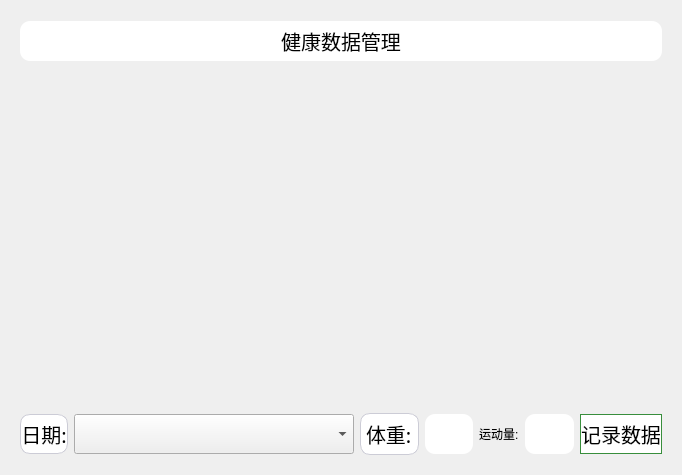
<?xml version="1.0" encoding="UTF-8"?>
<ui version="4.0">
 <class>FitWidget</class>
 <widget class="QWidget" name="FitWidget">
  <property name="geometry">
   <rect>
    <x>0</x>
    <y>0</y>
    <width>682</width>
    <height>475</height>
   </rect>
  </property>
  <property name="windowTitle">
   <string>FitWidget</string>
  </property>
  <layout class="QVBoxLayout" name="verticalLayout">
   <item>
    <widget class="QWidget" name="TitleWidget" native="true">
     <property name="maximumSize">
      <size>
       <width>16777215</width>
       <height>60</height>
      </size>
     </property>
     <layout class="QHBoxLayout" name="horizontalLayout_2">
      <item>
       <widget class="QLabel" name="label">
        <property name="maximumSize">
         <size>
          <width>16777215</width>
          <height>40</height>
         </size>
        </property>
        <property name="font">
         <font>
          <family>宋体</family>
          <pointsize>15</pointsize>
         </font>
        </property>
        <property name="styleSheet">
         <string notr="true">color: rgb(0, 0, 0);
background-color: rgb(255, 255, 255);
border-radius:10px;
</string>
        </property>
        <property name="text">
         <string>健康数据管理</string>
        </property>
        <property name="alignment">
         <set>Qt::AlignmentFlag::AlignCenter</set>
        </property>
       </widget>
      </item>
     </layout>
    </widget>
   </item>
   <item>
    <widget class="QWidget" name="LineWidget" native="true"/>
   </item>
   <item>
    <widget class="QWidget" name="BaseWidget" native="true">
     <property name="maximumSize">
      <size>
       <width>16777215</width>
       <height>60</height>
      </size>
     </property>
     <layout class="QHBoxLayout" name="horizontalLayout">
      <item>
       <widget class="QLabel" name="label_2">
        <property name="sizePolicy">
         <sizepolicy hsizetype="Minimum" vsizetype="Preferred">
          <horstretch>0</horstretch>
          <verstretch>0</verstretch>
         </sizepolicy>
        </property>
        <property name="maximumSize">
         <size>
          <width>16777215</width>
          <height>40</height>
         </size>
        </property>
        <property name="font">
         <font>
          <family>宋体</family>
          <pointsize>15</pointsize>
         </font>
        </property>
        <property name="styleSheet">
         <string notr="true">color: rgb(0, 0, 0);
background-color: rgb(255, 255, 255);
border-radius:10px;
border: 1px solid #ccccd6;</string>
        </property>
        <property name="text">
         <string>日期:</string>
        </property>
        <property name="alignment">
         <set>Qt::AlignmentFlag::AlignCenter</set>
        </property>
       </widget>
      </item>
      <item>
       <widget class="DateTimeEdit" name="DataTimeCombox">
        <property name="sizePolicy">
         <sizepolicy hsizetype="Expanding" vsizetype="Fixed">
          <horstretch>0</horstretch>
          <verstretch>0</verstretch>
         </sizepolicy>
        </property>
        <property name="minimumSize">
         <size>
          <width>280</width>
          <height>40</height>
         </size>
        </property>
       </widget>
      </item>
      <item>
       <widget class="QLabel" name="label_3">
        <property name="font">
         <font>
          <family>宋体</family>
          <pointsize>15</pointsize>
         </font>
        </property>
        <property name="styleSheet">
         <string notr="true">color: rgb(0, 0, 0);
background-color: rgb(255, 255, 255);
border-radius:10px;
border: 1px solid #ccccd6;</string>
        </property>
        <property name="text">
         <string>体重:</string>
        </property>
       </widget>
      </item>
      <item>
       <widget class="QLineEdit" name="weight">
        <property name="minimumSize">
         <size>
          <width>0</width>
          <height>40</height>
         </size>
        </property>
        <property name="styleSheet">
         <string notr="true">color: rgb(0, 0, 0);
background-color: rgb(255, 255, 255);
border-radius:10px;
</string>
        </property>
       </widget>
      </item>
      <item>
       <widget class="QLabel" name="label_4">
        <property name="text">
         <string>运动量:</string>
        </property>
       </widget>
      </item>
      <item>
       <widget class="QLineEdit" name="KM">
        <property name="minimumSize">
         <size>
          <width>0</width>
          <height>40</height>
         </size>
        </property>
        <property name="styleSheet">
         <string notr="true">color: rgb(0, 0, 0);
background-color: rgb(255, 255, 255);
border-radius:10px;
</string>
        </property>
       </widget>
      </item>
      <item>
       <widget class="QPushButton" name="Add_Data">
        <property name="sizePolicy">
         <sizepolicy hsizetype="Expanding" vsizetype="Fixed">
          <horstretch>0</horstretch>
          <verstretch>0</verstretch>
         </sizepolicy>
        </property>
        <property name="minimumSize">
         <size>
          <width>0</width>
          <height>40</height>
         </size>
        </property>
        <property name="font">
         <font>
          <family>宋体</family>
          <pointsize>15</pointsize>
         </font>
        </property>
        <property name="styleSheet">
         <string notr="true">background-color: rgb(255, 255, 255);
border: 1px solid #388E3C;
</string>
        </property>
        <property name="text">
         <string>记录数据</string>
        </property>
       </widget>
      </item>
     </layout>
    </widget>
   </item>
  </layout>
 </widget>
 <customwidgets>
  <customwidget>
   <class>DateTimeEdit</class>
   <extends>QComboBox</extends>
   <header>../DataTimeCombox/date_time_edit.h</header>
  </customwidget>
 </customwidgets>
 <resources/>
 <connections/>
</ui>
